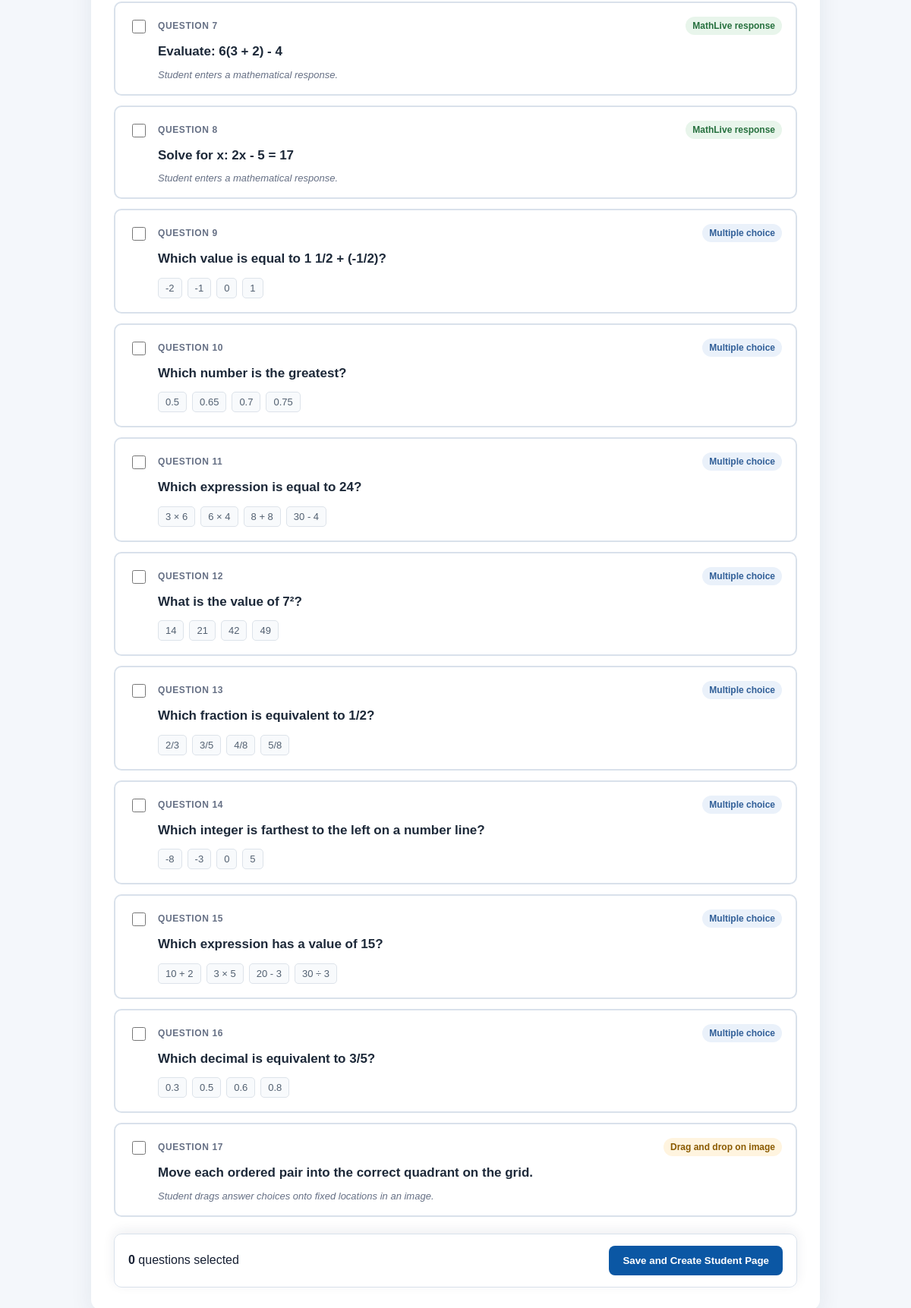
/teacher/sets/new/ (lower part), run on an earlier commit of the app's database.
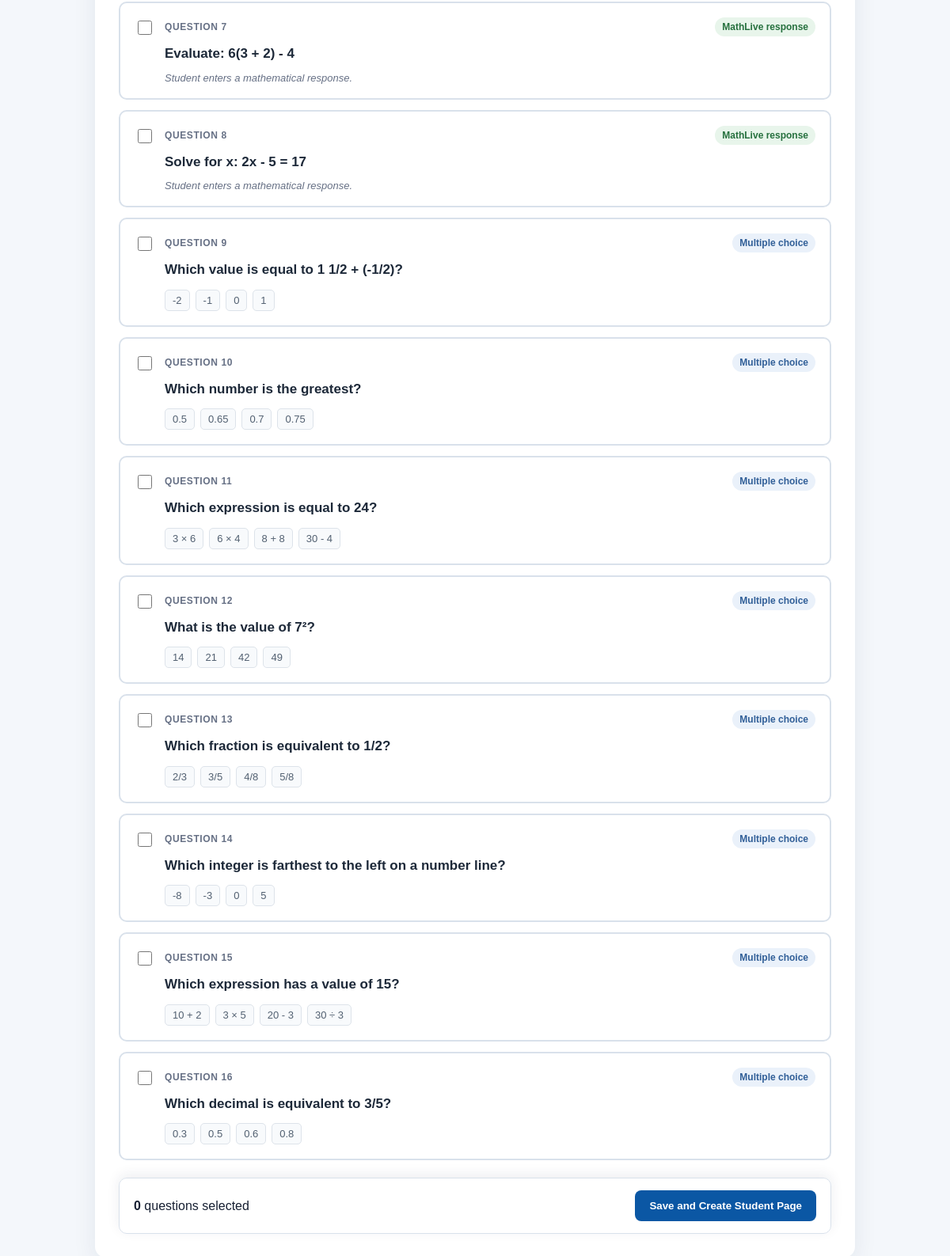
And on a later commit of the database.
### assessments/models.py (models this page shows, shortened)
class Question(models.Model):
    class Type(models.TextChoices):
        MATHLIVE = "mathlive", "MathLive response"
        MULTIPLE_CHOICE = "multiple_choice", "Multiple choice"
        DRAG_DROP_IMAGE = "drag_drop_image", "Drag and drop on image"
    prompt = models.TextField("Question prompt")
    question_type = models.CharField("Question type", max_length=30, choices=Type.choices)
    correct_answer = models.CharField("Correct answer", max_length=255, blank=True)
    order = models.PositiveIntegerField("Display order", default=0)
    is_active = models.BooleanField("Active", default=True)
    drag_config = models.JSONField("Drag-and-drop configuration", default=dict, blank=True, help_text="Zones, choices, and correct placements for drag-and-drop image questions.")
    class Meta:
        ordering = ["order", "id"]

class Choice(models.Model):
    question = models.ForeignKey(Question, related_name="choices", on_delete=models.CASCADE)
    text = models.CharField("Choice text", max_length=255)
    value = models.CharField("Stored value", max_length=100)
    order = models.PositiveIntegerField("Display order", default=0)
    class Meta:
        ordering = ["order", "id"]

### assessments/views.py (the view)
# urls.py: path("teacher/sets/new/", views.teacher_create_set, name="teacher_create_set"),
def teacher_create_set(request):
    if request.method == "POST":
        form = QuestionSetCreateForm(request.POST)
        if form.is_valid():
            question_set = form.save()
            return redirect("teacher_set_created", public_id=question_set.public_id)
    else:
        form = QuestionSetCreateForm()
    return render(request, "assessments/teacher_create_set.html", {"form": form})

### assessments/forms.py (shortened to what this page needs)
class QuestionSetCreateForm(forms.Form):
    title = forms.CharField(label="Question set title", max_length=200, initial="Grade 7 Sample Question Set")
    questions = forms.ModelMultipleChoiceField(
        label="Select questions",
        queryset=Question.objects.none(),
        widget=forms.CheckboxSelectMultiple,
    )
    def __init__(self, *args, **kwargs):
        super().__init__(*args, **kwargs)
        self.fields["questions"].queryset = Question.objects.filter(is_active=True).prefetch_related("choices")

### templates/assessments/teacher_create_set.html (shortened to what this page needs)
{% extends 'assessments/base.html' %}
{% block content %}
<section class="teacher-builder card">
  <form method="post" id="question-set-form">{% csrf_token %}
    <div class="teacher-question-list" id="question-list">
      {% for question in form.fields.questions.queryset %}
        <label class="teacher-question-card" data-question-type="{{ question.question_type }}">
          <input type="checkbox" name="questions" value="{{ question.id }}"
            {% if question.id|stringformat:'s' in form.questions.value %}checked{% endif %}>
          <div class="teacher-question-content">
            <div class="teacher-question-meta">
              <span>Question {{ forloop.counter }}</span>
              <span class="type-badge type-{{ question.question_type }}">{{ question.get_question_type_display }}</span>
            </div>
            <div class="teacher-question-prompt">{{ question.prompt }}</div>
            {% if question.question_type == 'multiple_choice' %}
              <div class="choice-preview">
                {% for choice in question.choices.all %}<span>{{ choice.text }}</span>{% endfor %}
              </div>
            {% elif question.question_type == 'drag_drop_image' %}
              <div class="response-preview">Student drags answer choices onto fixed locations in an image.</div>
            {% else %}
              <div class="response-preview">Student enters a mathematical response.</div>
            {% endif %}
          </div>
        </label>
      {% empty %}
        <div class="empty-state">No questions are available. Run <code>python manage.py seed_demo</code>.</div>
      {% endfor %}
    </div>
    <div class="teacher-builder-footer">
      <span><strong id="footer-selected-count">0</strong> questions selected</span>
      <button type="submit">Save and Create Student Page</button>
    </div>
  </form>
</section>
{% endblock %}

What changed in the data, as far as the page shows it:
removed Question: question_type "Drag and drop on image", prompt "Move each ordered pair into the correct quadrant on the grid.", shows "Student drags answer choices onto fixed locations in an image."
